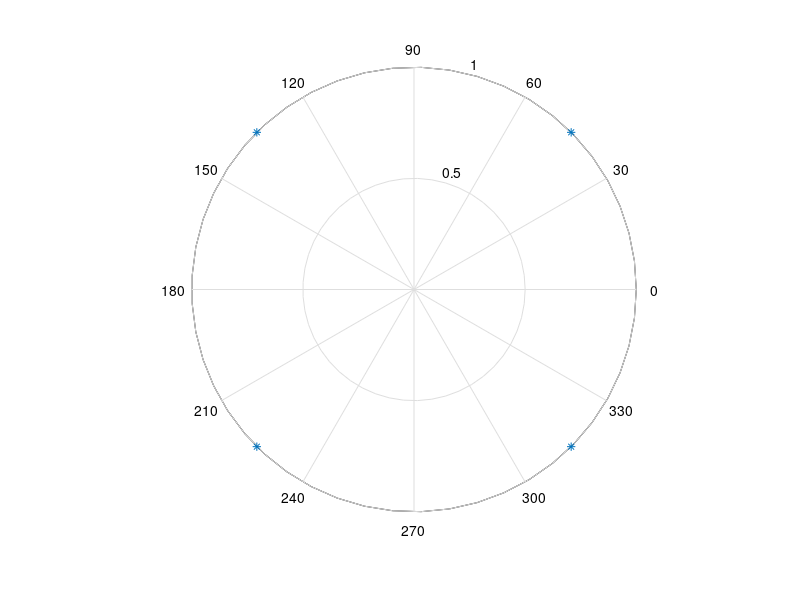
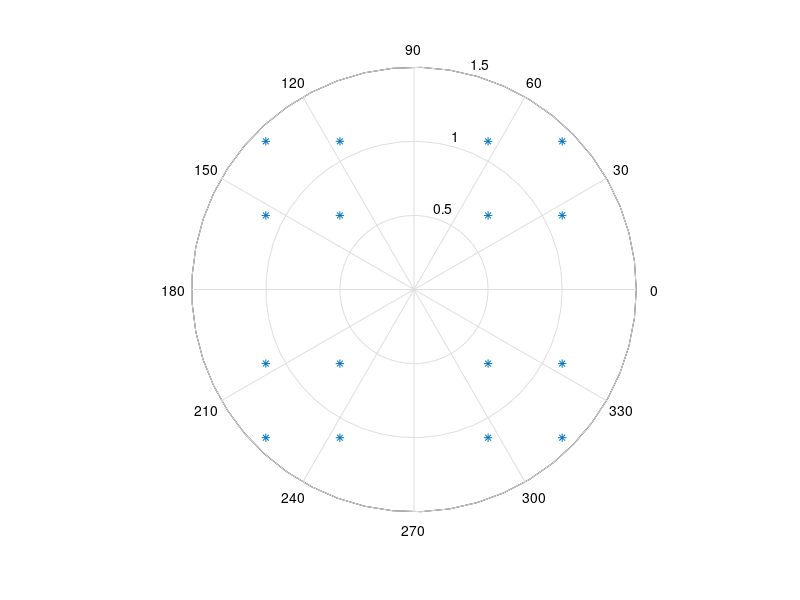
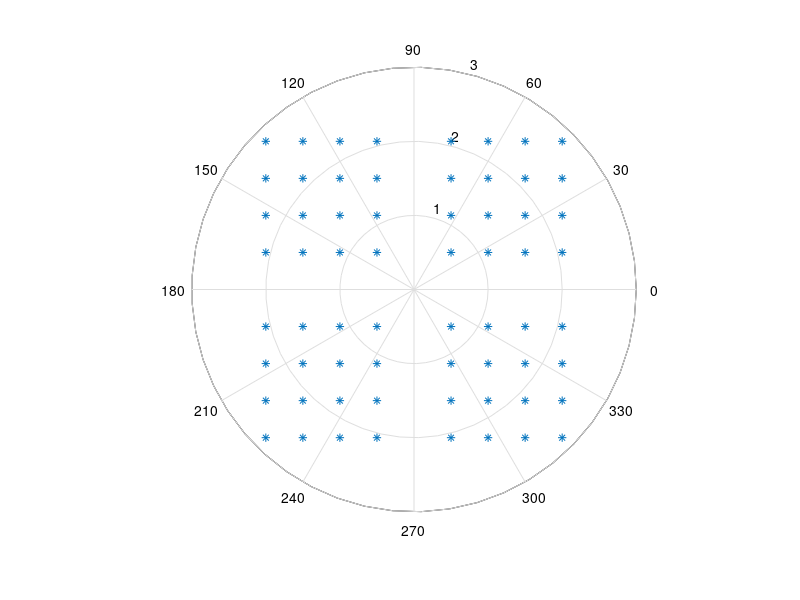

Here is the MATLAB script that generated these plots, in order:
clc
clear all
close all

%qpsk 4
a=[1,1,1,1];
theta=[45,90+45,180+45,270+45];
polar(deg2rad(theta),a,'*');

%qpsk 16
figure
teta=[];
r=[];
c2=1;
for c0=-1:0.5:1
    for c1=-1:0.5:1
        if c0~=0 && c1~=0
            loc=atan(c1/c0);
            if c0<0
                loc=loc+pi
            end
            teta(c2)=loc;
            r(c2)=sqrt(c0*c0+c1*c1);
        
            c2=c2+1;
        end
    end
end
polar(teta,r,'*');

%qpsk 64
figure
teta=[];
r=[];
c2=1;
for c0=-2:0.5:2
    for c1=-2:0.5:2
        if c0~=0 && c1~=0
            loc=atan(c1/c0);
            if c0<0
                loc=loc+pi
            end
            teta(c2)=loc;
            r(c2)=sqrt(c0*c0+c1*c1);
        
            c2=c2+1;
        end
    end
end
polar(teta,r,'*');
